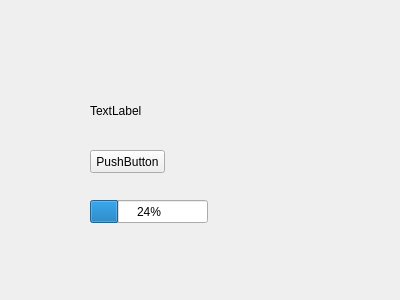
<?xml version="1.0" encoding="UTF-8"?>
<ui version="4.0">
 <class>Widget</class>
 <widget class="QWidget" name="Widget">
  <property name="geometry">
   <rect>
    <x>0</x>
    <y>0</y>
    <width>400</width>
    <height>300</height>
   </rect>
  </property>
  <property name="windowTitle">
   <string>Widget</string>
  </property>
  <widget class="QLabel" name="label">
   <property name="geometry">
    <rect>
     <x>90</x>
     <y>100</y>
     <width>71</width>
     <height>21</height>
    </rect>
   </property>
   <property name="text">
    <string>TextLabel</string>
   </property>
  </widget>
  <widget class="QPushButton" name="pushButton">
   <property name="geometry">
    <rect>
     <x>90</x>
     <y>150</y>
     <width>75</width>
     <height>23</height>
    </rect>
   </property>
   <property name="text">
    <string>PushButton</string>
   </property>
  </widget>
  <widget class="QProgressBar" name="progressBar">
   <property name="geometry">
    <rect>
     <x>90</x>
     <y>200</y>
     <width>118</width>
     <height>23</height>
    </rect>
   </property>
   <property name="value">
    <number>24</number>
   </property>
  </widget>
 </widget>
 <layoutdefault spacing="6" margin="11"/>
 <resources/>
 <connections/>
</ui>
